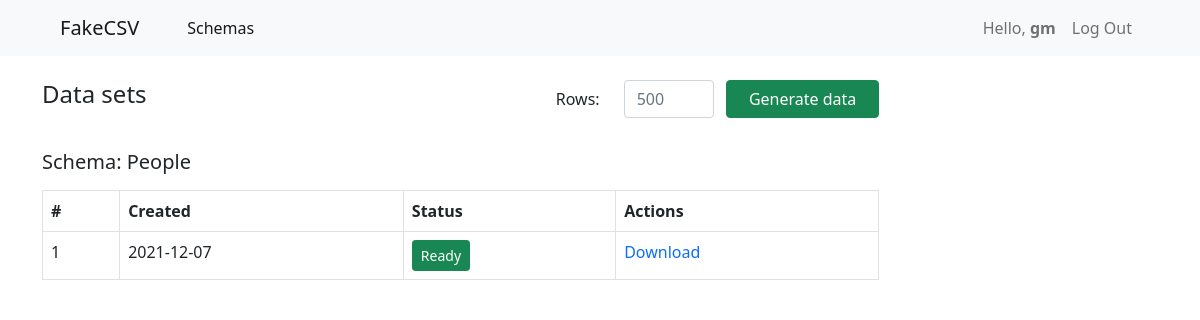
The page /datasets/20 (signed in) on the database as committed earlier.
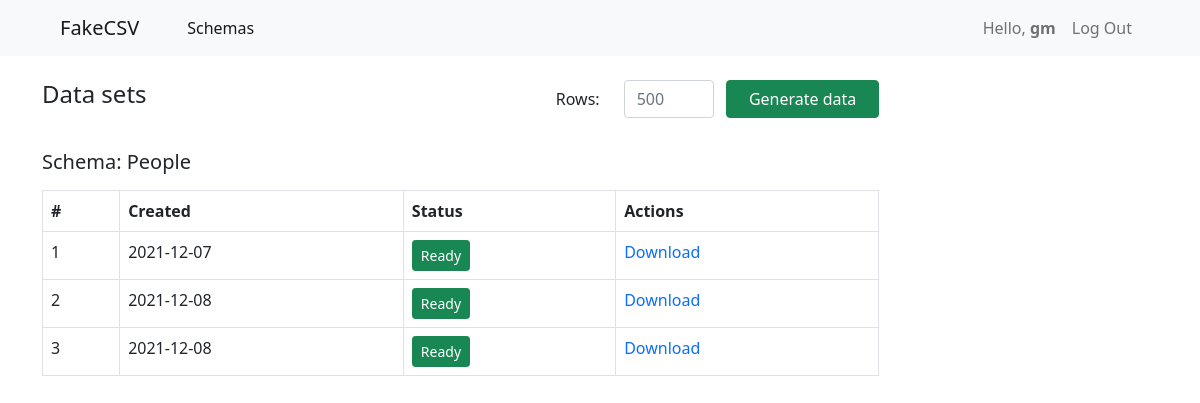
The same page on the database as committed later.
### schemas/models.py (models this page shows, shortened)
class User(AbstractUser):
    def __str__(self):
        return self.username

class Schema(models.Model):
    COL_SEP_CHOICES = ( (',', 'Comma(,)'), ('|', "Pipe(|)"), (';', 'Semicolon(;)') )
    STR_CHAR_CHOICES = ( ('"','Double-quote(")'), ("'","Single-quote(')"))
    user = models.ForeignKey(User, on_delete=models.CASCADE, related_name="schemas")
    name = models.CharField(max_length=100)
    colomn_separator = models.CharField(max_length=20, choices = COL_SEP_CHOICES, default='Comma(,)')
    string_character = models.CharField(max_length=20, choices = STR_CHAR_CHOICES, default='Double-quote(")')
    created_at = models.DateTimeField(auto_now_add=True)
    updated_at = models.DateTimeField(auto_now=True)
    is_deleted = models.BooleanField(blank=True, null=True)
    deleted_at = models.DateTimeField(blank=True, null=True)

class DataSet(models.Model):
    user = models.ForeignKey(User, on_delete=models.CASCADE, related_name="dataset")
    schema = models.ForeignKey(Schema, on_delete=models.CASCADE, related_name="data")
    path = models.CharField(max_length=128, default="")
    status = models.CharField(max_length=128, default="Processing")
    created_at = models.DateTimeField(auto_now_add=True)
    deleted_at = models.DateTimeField(blank=True, null=True)

### schemas/views.py (the view, shortened to what this page needs)
# urls.py: path("datasets/<int:schema_id>", views.Datasets.as_view(), name="datasets"),
class Datasets(View):
    @method_decorator(login_required(login_url='login'))
    def get(self, request, schema_id):
        try:
            schema = Schema.objects.get(id = schema_id)
        except Schema.DoesNotExist:
            return JsonResponse({"error": "Schema not found"}, status=404)
        schema_data = schema.data.all()
        context = {
            'schema': schema,
            'data': schema_data
        }
        return render(request, "schemas/datasets.html", context=context)

### schemas/templates/schemas/datasets.html (shortened to what this page needs)
{% extends "schemas/layout.html" %}
{% load static %}
{% block body %}
<div class="col-9 my-3">
    <div class="row">
        <h4 class="col-4">
            Data sets
        </h4>
        <div class="d-grid gap-2 d-md-flex justify-content-md-end col-8 pe-4">
            <form action="{% url 'datasets' schema.id %}" method="post" class="">
                <div class="row mb-3">
                    <label for="inputrows" class="col-sm-5 col-form-label text-end">Rows:</label>
                    <div class="col-sm-3">
                    <input autofocus type="text" class="form-control" name="rows" placeholder="500" id="inputrows">
                    </div>
                    <button class="btn btn-success col-sm-4 px-0" type="submit">Generate data</button>
                </div>
            </form>
        </div>
    </div>
    <h5 class="my-3">
        Schema: {{ schema.name}}
    </h5>
    <table class="table table-bordered">
        <thead>
            <tr>
                <th>#</th>
                <th>Created</th>
                <th>Status</th>
                <th>Actions</th>
            </tr>
        </thead>
        <tbody>
            {% for item in data %}
            <tr>
                <td>{{ forloop.counter }}</td>
                <td>{{ item.created_at|date:"Y-m-d" }}</td>
                <td>
                    {% if item.status == 'Success' %}
                    <button type="button" class="btn btn-success btn-sm">Ready</button>
                    {% elif item.status == 'Failed' %}
                    <button type="button" class="btn btn-success btn-sm">Ready</button>
                    {% else %}
                    <button type="button" class="btn btn-secondary btn-sm">Processing</button>
                    {% endif %}
                </td>
                <td>
                    <a href="{{ item.path }}" download>
                        Download
                    </a>
                </td>
            </tr>
            {% endfor %}
        </tbody>
    </table>
</div>
{% endblock %}

### schemas/templates/schemas/layout.html (shortened to what this page needs)
{% load static %}
<!DOCTYPE html>
<html lang="en">
    <head>
        <link href="https://cdn.jsdelivr.net/npm/bootstrap@5.0.2/dist/css/bootstrap.min.css" rel="stylesheet">
        <link href="{% static 'schemas/styles.css' %}" rel="stylesheet">
        <link rel="stylesheet" href="https://use.fontawesome.com/releases/v5.15.4/css/all.css">
    </head>
    <body>
        {% include 'schemas/inc/navbar.html' %}
        <div class="container mt-4">
            {% block body %}{% endblock %}
        </div>
    </body>
</html>

### schemas/templates/schemas/inc/navbar.html (shortened to what this page needs)
<nav class="navbar navbar-expand-lg navbar-light bg-light">
    <div class="container-fluid">
      <a class="navbar-brand ps-5" href="#">FakeCSV</a>
      <div class="collapse navbar-collapse" id="navbarScroll">
        <ul class="navbar-nav me-auto my-2 my-lg-0 navbar-nav-scroll" style="--bs-scroll-height: 100px;">
          <li class="nav-item ms-4">
            <a class="nav-link active" href="{% url 'index' %}">Schemas</a>
          </li>
        </ul>
        <ul class="navbar-nav mr-auto pe-5">
            {% if user.is_authenticated %}
            <li class="nav-item">
                <a class="nav-link" href="#">Hello, <strong>{{ user.username }}</strong></a>
            </li>
            <li class="nav-item">
                <a class="nav-link" href="{% url 'logout' %}">Log Out</a>
            </li>
            {% endif %}
        </ul>
      </div>
    </div>
  </nav>

### schemas/static/schemas/styles.css (style rules this page uses)
a { text-decoration: none; }

Rows that differ between the two databases and show on the page:
added DataSet: created_at "2021-12-08", status "Ready"
added DataSet: created_at "2021-12-08", status "Ready"
